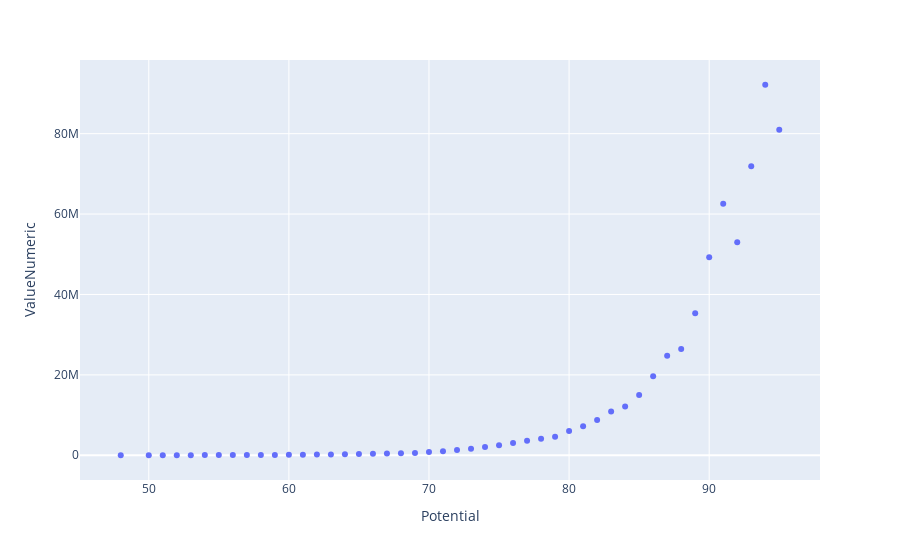

Source (notebook cell):
### Code cell
# Your code here:
df = fifa.groupby('Potential', as_index=False).mean()
df.sort_values('Potential')

fig = px.scatter(df, x="Potential", y="ValueNumeric", )
fig.show()

### Figure 1 — Plotly figure (JSON) as saved in the notebook; plotly's stock layout.template omitted (floating-point values rounded to 4 significant figures)
{"data": [{"hoverlabel": {"namelength": 0}, "hovertemplate": "Potential=%{x}<br>ValueNumeric=%{y}", "legendgroup": "", "marker": {"color": "#636efa", "symbol": "circle"}, "mode": "markers", "name": "", "showlegend": false, "type": "scatter", "x": [48, 50, 51, 52, 53, 54, 55, 56, 57, 58, 59, 60, 61, 62, 63, 64, 65, 66, 67, 68, 69, 70, 71, 72, 73, 74, 75, 76, 77, 78, 79, 80, 81, 82, 83, 84, 85, 86, 87, 88, 89, 90, 91, 92, 93, 94, 95], "xaxis": "x", "y": [10000, 20000, 30000, 28000, 18330.0, 41430.0, 61670.0, 58700.0, 65350.0, 72590.0, 96770.0, 124000.0, 154700.0, 187700.0, 225700.0, 270900.0, 316800.0, 380300.0, 444100.0, 516400.0, 592500.0, 833400.0, 1034000.0, 1317000.0, 1655000.0, 2076000.0, 2494000.0, 3046000.0, 3606000.0, 4088000.0, 4595000.0, 6039000.0, 7212000.0, 8802000.0, 10920000.0, 12160000.0, 14990000.0, 19660000.0, 24780000.0, 26456250, 35360000.0, 49240000.0, 62540000.0, 53000000, 71875000, 92170000.0, 81000000], "yaxis": "y"}], "layout": {"legend": {"tracegroupgap": 0}, "margin": {"t": 60}, "xaxis": {"anchor": "y", "domain": [0, 1], "title": {"text": "Potential"}}, "yaxis": {"anchor": "x", "domain": [0, 1], "title": {"text": "ValueNumeric"}}}}
